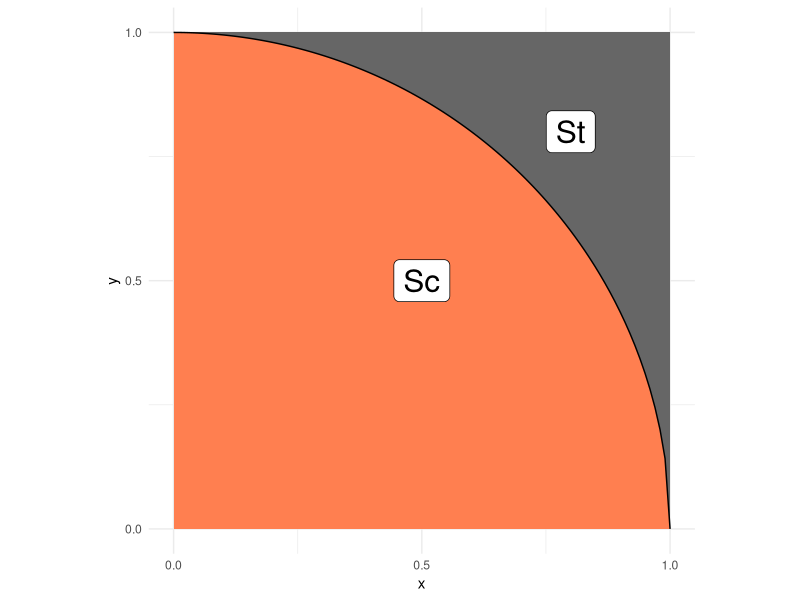
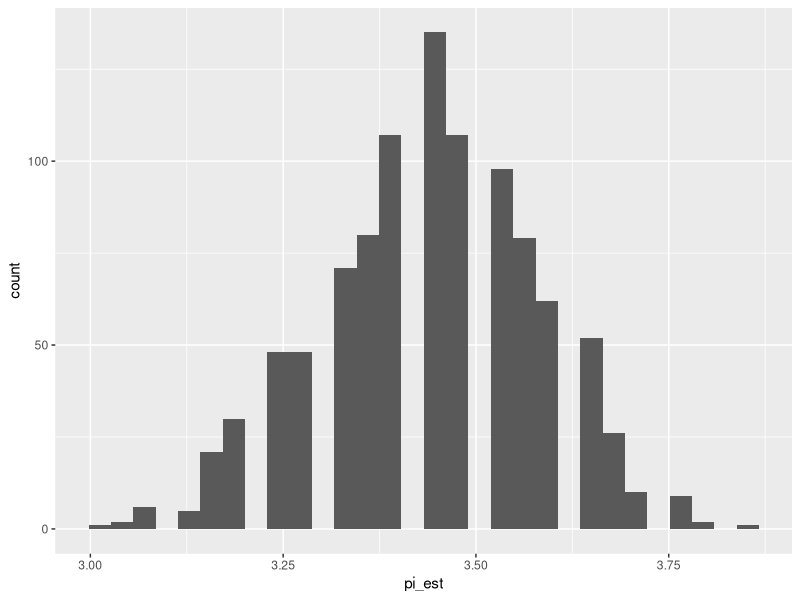

Here is the R script that generated these plots, in order:
## ---- chunk 1
library(tidyverse)
library(rsample)
## ---- chunk 2
## NOTE: No need to edit; this visual helps explain the pi estimation scheme
tibble(x = seq(0, 1, length.out = 100)) %>%
  mutate(y = sqrt(1 - x^2)) %>%

  ggplot(aes(x, y)) +
  annotate(
    "rect",
    xmin = 0, ymin = 0, xmax = 1, ymax = 1,
    fill = "grey40",
    size = 1
  ) +
  geom_ribbon(aes(ymin = 0, ymax = y), fill = "coral") +
  geom_line() +
  annotate(
    "label",
    x = 0.5, y = 0.5, label = "Sc",
    size = 8
  ) +
  annotate(
    "label",
    x = 0.8, y = 0.8, label = "St",
    size = 8
  ) +
  scale_x_continuous(breaks = c(0, 1/2, 1)) +
  scale_y_continuous(breaks = c(0, 1/2, 1)) +
  theme_minimal() +
  coord_fixed()
## ---- chunk 3
## TASK: Choose a sample size and generate samples
n <- 100 # Choose a sample size
df_q1 <- 
  tibble(
    x = runif(n,0,1),
    y = runif(n,0,1)
  ) # Generate the data

## ---- chunk 4
## NOTE: Do not edit this code
# Correct sample size
assertthat::assert_that(
  dim(df_q1) %>% 
    .[[1]] == n,
  msg = "The sample size should be `n`"
)
# Correct column names
assertthat::assert_that(
  setequal(names(df_q1), c("x", "y")),
  msg = "df_q1 must include the columns `x` and `y`"
)
print("Good")
## ---- chunk 5
## TASK: Finish implementing this function
stat <- function(x, y) {
 # value <- (sqrt(x^2 + y^2))
  ind = sqrt(x^2+y^2) <= 1
  stat = 4 * ind
  #stat = value <= 1
  #replace_with <- 1*4
  #stat[stat == TRUE] <- replace_with
  return(stat)
  # TODO: Finish implementing this function
}
## ---- chunk 6
## TASK: Finish writing these assert statements

# Check the value for points *inside* the circle
assertthat::assert_that(
    tibble(x = 0.5, y = 0.5) %>% # Pick a point *inside* the circle
    mutate(stat = stat(x, y)) %>% 
    pull(stat) %>% 
    .[[1]] == 
      4,
  # Write the correct value of stat() here
  msg = "Incorrect value when a point is inside the circle"
)

# Check the value for points *outside* the circle
assertthat::assert_that(
    tibble(x = 1, y = 1) %>% # Pick a point *outside* the circle
    mutate(stat = stat(x, y)) %>% 
    pull(stat) %>% 
    .[[1]] == 
      0,
   # Write the correct value of stat() here
  msg = "Incorrect value when a point is outside the circle"
)
print("Your assertions passed, but make sure they're checking the right thing!")
## ---- chunk 7
## TASK: Estimate pi using your data from q1
df_q3 <- df_q1 %>% mutate(value = stat(x,y)) %>% 
  pull(value) %>% 
  mean() %>%
  tibble(pi_est = .)

#df_q3 <- 
  #df_q1 %>% mutate(in_circle = stat(.$x,.$y) <= 1) %>% 
  #count(in_circle) %>% 
  #mutate(pi_est = 4 * .$n/sum(.$n)) %>% 
  #filter(in_circle == 'TRUE') %>%
  #select(-c(in_circle,n))
  # TODO: Estimate pi as the column `pi_est`
df_q3
## ---- chunk 8
## NOTE: Do not edit this code
# Correct sample size
assertthat::assert_that(
  dim(df_q3) %>% 
    .[[1]] == 1,
  msg = "This result should have just one row"
)
# Correct column names
assertthat::assert_that(
  setequal(names(df_q3), c("pi_est")),
  msg = "df_q3 must include the column `pi_est`"
)
print("Good")
## ---- chunk 9
## TASK: Finish the code below
df_q4 <- 
  df_q1 %>% 
  bootstraps(., times = 1000) %>% 
  mutate(
    pi_est = map_dbl(
     splits,
      function(split_df) {
        analysis(split_df) %>% 
          mutate(value = stat(x,y)) %>% 
          pull(value) %>% 
          mean() %>%
          tibble(pi_est = .) %>%
          pull(pi_est)
      }
    )
  )

##NOTE: Do not edit; use this to visualize your results
df_q4 %>% 
  ggplot(aes(pi_est)) +
  geom_histogram()
## ---- chunk 10
## TASK: Compute a bootstrap confidence interval at the 95% level 
alpha = 0.05
df_q5 <- 
  df_q4 %>% 
  summarize(
    # TODO: Compute pi_lo and pi_up
    pi_lo = quantile(pi_est,alpha/2),
    pi_up = quantile(pi_est,1-alpha/2)
  )

df_q5
## ---- chunk 11
df_q6 <- 
  df_q1 %>% 
  mutate(stat = stat(x,y)) %>%
  summarize(
    # TODO: Compute pi_lo and pi_up
    pi_lo = mean(stat) - qnorm( 1 - (1 - 0.95) / 2 ) * sd(stat) / sqrt(100),
    pi_up = mean(stat) + qnorm( 1 - (1 - 0.95) / 2 ) * sd(stat) / sqrt(100)
  )
df_q6
